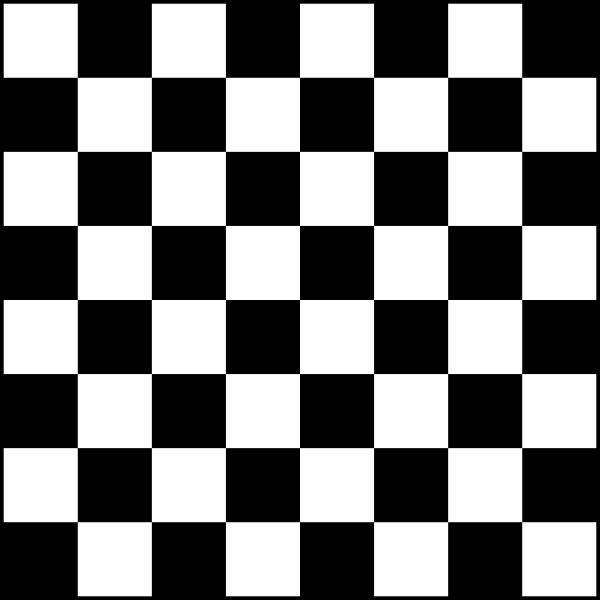
#> input picture chessboard.png, 1200 x 1200 px (shown at 1/2 size)
$ python corner_detection.py
#> lines starting #> are read from the running program, lines starting #| are printed output that depends on the picture; after the words box and inside, x2 and y2 are one past the last pixel; in counts of white or black regions, pixels touching at a corner belong together
import cv2
import numpy as np

img = cv2.imread('chessboard.png')
#> img is the input picture: shape (1200, 1200, 3); min 0, max 255, mean 124.4
img = cv2.resize(img,(0,0),fx=.70,fy=0.70)
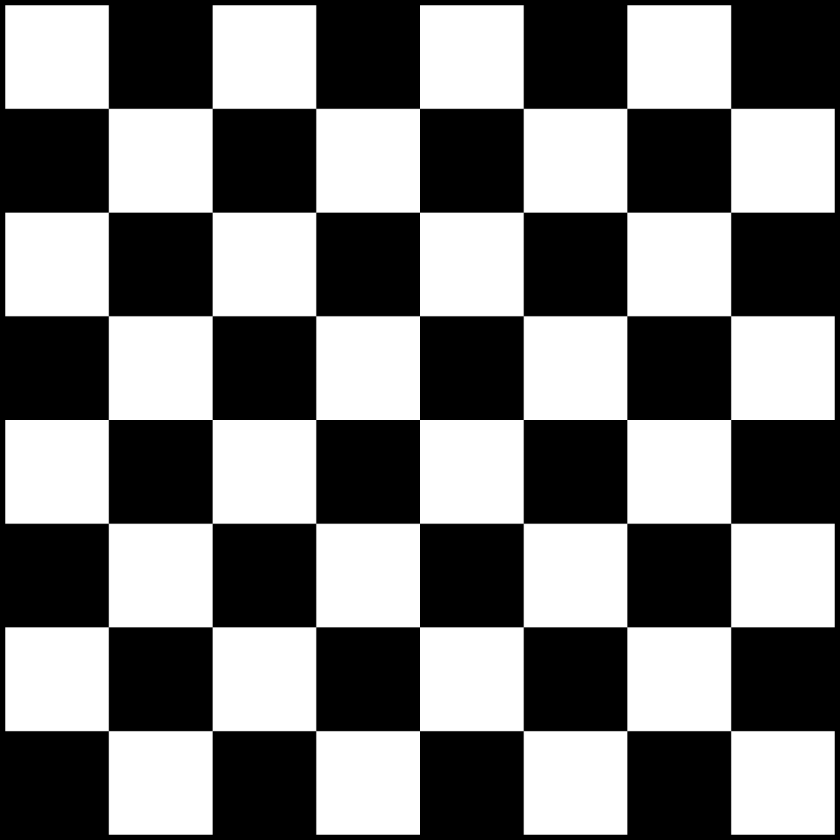
#> img: shape (840, 840, 3); min 0, max 255, mean 124.3
gray = cv2.cvtColor(img,cv2.COLOR_BGR2GRAY)

corners = cv2.goodFeaturesToTrack(gray,100,0.01,10)
#> corners = 79 rows, first 8: [420, 420], [419, 731], [420, 108], [731, 420], [108, 420], [627, 420], [212, 419], [420, 627]
corners = np.int0(corners)

for corner in corners:
    x,y = corner.ravel()
    cv2.circle(img,(x,y),5,(255,0,0),-1)
#> this loop made 79 passes
#> (x, y) on passes 1 to 12: (420, 420), (419, 731), (420, 108), (731, 420), (108, 420), (627, 420), (212, 419), (420, 627), (419, 212), (523, 420), (316, 420), (420, 523)
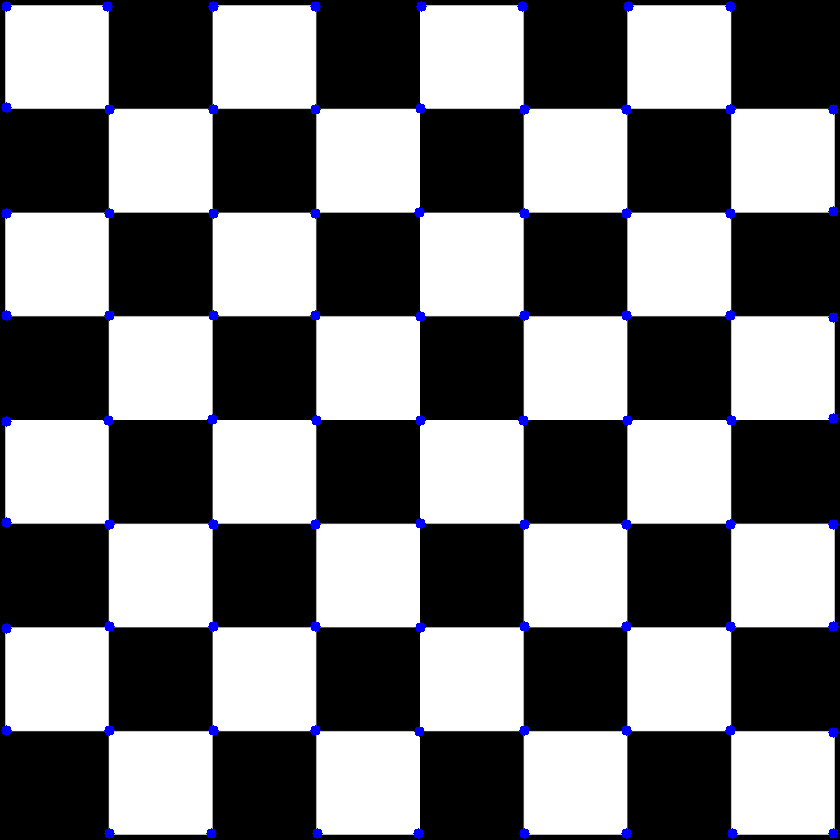
#> img: shape (840, 840, 3); 0.91% of pixels changed, all inside (x1, y1, x2, y2) = (1, 1, 839, 839)

#Draw lines across corners
for i in range(len(corners)):
    for j in range(i+1, len(corners)):
        corner1 = tuple(corners[i][0])
        corner2 = tuple(corners[j][0])
        color = tuple(map(lambda x:int(x), np.random.randint(0,255,size = 3)))
        cv2.line(img,corner1,corner2,color,1)
#> this loop made 79 passes
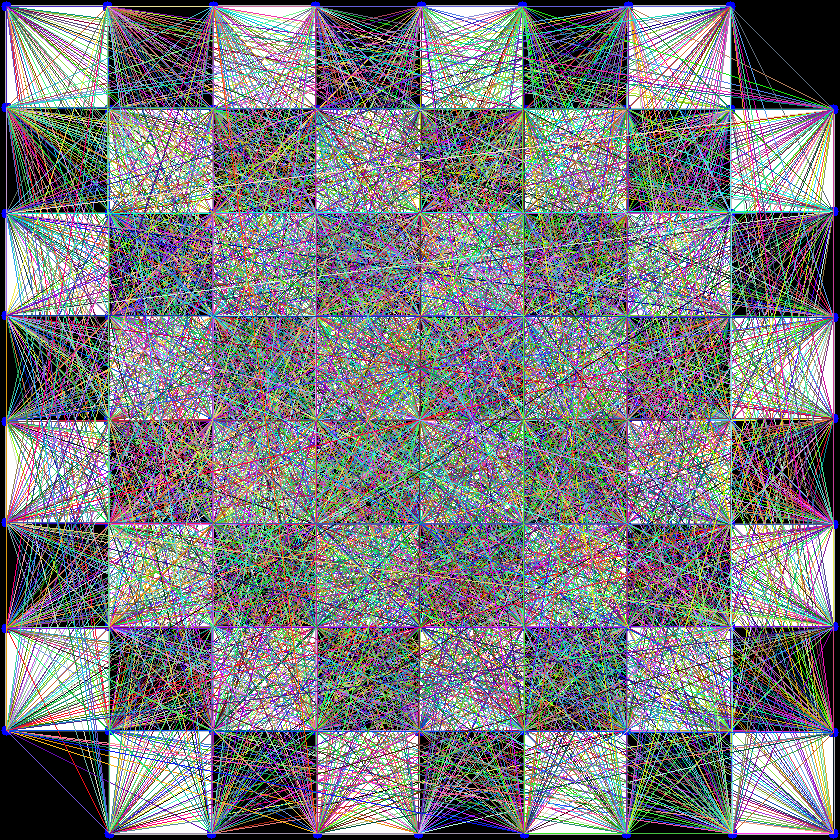
#> img: shape (840, 840, 3); mean B, G, R 126.6, 122.9, 122.3


cv2.imshow('Image',img)

cv2.waitKey(0)
cv2.destroyAllWindows()
